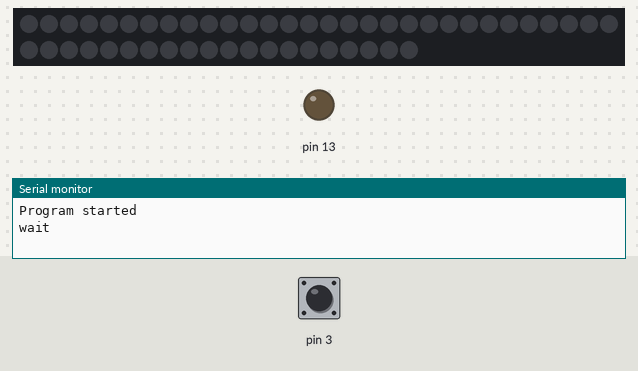
A sketch run on a simulated Arduino Uno, built with avr-gcc and run on an emulated ATmega328P. Shown: 50 RGB LEDs in strip order, left to right, continuing on the next row, output pins drawn as LEDs (lit = HIGH), the last lines printed to the serial monitor. The inputs (shaded band) are chosen by the test bench; at power-on: pin 3 LOW. Dim RGB values are drawn brighter than linear.

Above: at 1.2 s.
1.3 s: pin 3 driven HIGH
At 1.8 s:
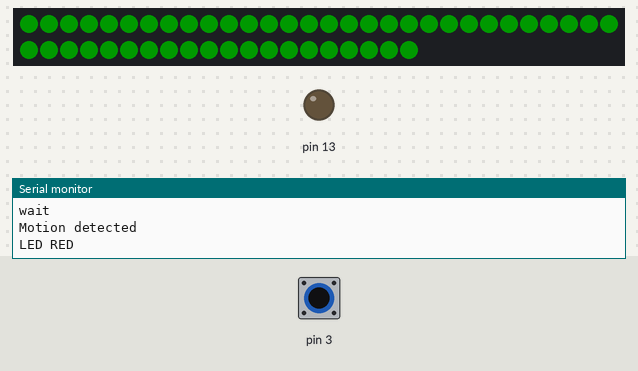
2.8 s: pin 3 pulsed LOW 2 times (0.12 s each, 0.3 s apart)
At 3.1 s:
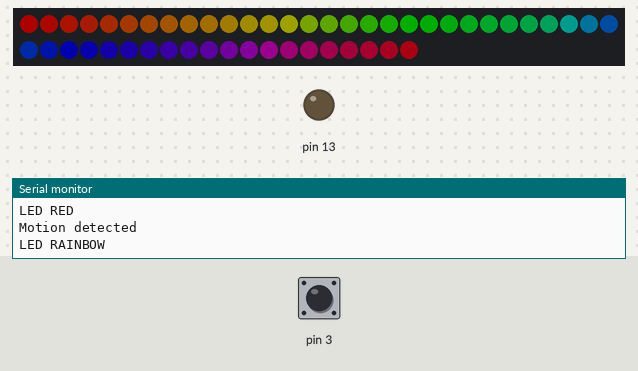
5.4 s: pin 3 pulsed LOW 5 times (0.12 s each, 0.3 s apart)
At 6.3 s:
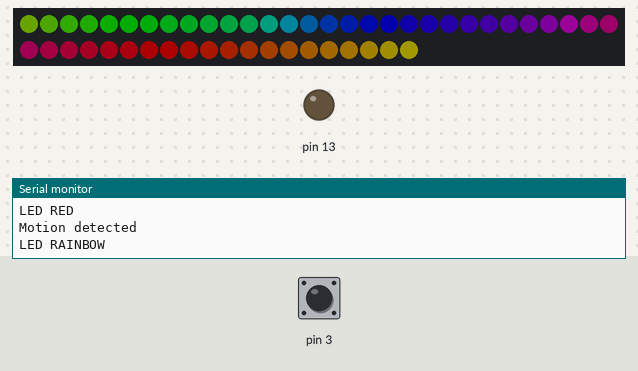
Timing chart, 0 to 8.4 s (numbered marks = the images above; inputs shaded):
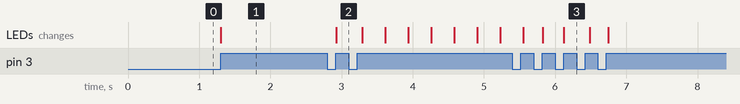

Measured:
- after the input at 1.3 s, the LEDs: change at once (image 1)
- after the input at 2.8 s, the LEDs: first change after 0.12 s (image 2 shows a later state)
- after the input at 5.4 s, the LEDs: first change after 0.15 s (image 3 shows a later state)

The sketch:

code.ino
```cpp
#include "FastLED.h" // загрузили библиотеку FastLed для управления адресными светодиодами

#define NUM_LEDS 50 // Тут указывается количество светодиодов в ленте
#define PIN 12 // PIN подключений к гирлянде (константа)
// unsigned long timing; // Переменная для хранения точки отсчета

CRGB leds[NUM_LEDS]; //сообщаем библиотеке количество пикселей(светодиодов)
byte baza = 0; //переменная byte для реализации одного из эффектов

bool wait = true; //переменная boolean для управления количеством сообщений
int ledcase = 0; //переменная для управления режимами 0-4

void setup() {
  Serial.begin(9600); //активируем серийный порт на скорости 9600
  FastLED.addLeds<WS2812, PIN, GRB>(leds, NUM_LEDS).setCorrection( TypicalLEDStrip ); //данные для управления гирляндой, используемые библиотекой fastled
  FastLED.setBrightness(50); // устанавливаем яркость светодиодов на гирлянде
  // pinMode(PIN_PIR, INPUT); //устанавливаем PIN датчика в положение чтения данных
  pinMode(PIN, OUTPUT); // устанавливаем PIN гирлянды в положение отправки данных
  pinMode(13, OUTPUT); // устанавливаем PIN 13 ардуино для визуализации срабатывания датчика (на 13 PIN подключен светодиод на плате Arduino)
  FastLED.clear(); //очищаем ленту
  FastLED.show(); //загружаем данные в ленту
  attachInterrupt(1, btnIsr, RISING); // вводим прерывание на 3м пине ардуино для считывания показателей датчика движения независимо от точки программы
  Serial.println("Program started"); //сообщаем в серийный порт, что программа запущена
}

void loop() { //основной цикл
  switch (ledcase) {//используем оператор выбора для переключения состояний гирлянды при обнаружении движения
    case 0:
      if (wait) { //используем условный оператор if чтобы сообщение было отправлено в серийный порт только 1 раз
        Serial.println("wait");
        wait = false; //изменяем значение переменной
      }
      break;
    case 1:
      if (wait == false){
        ledRed(); // запускаем функцию ленты - включить 1 цвет
        wait = true;
      }
      break; //обязательное условие оператора, а то не будет проверять остальные условия
    case 2:
      if (wait) {
        ledRainbow(); // запускаем функцию ленты - радуга
        wait = false;
      }
      break;
    case 3:
      if (wait == false){
        Serial.println("LED RUN");
        wait = true;
      }
      ledRun();
      // запускаем функцию ленты, включить 1 цвет// запускаем функцию ленты - бегущий огонь
      break;
    case 4:
      ledOff(); // запускаем функцию выключения ленты
      ledcase = 0;
      break;
  }
}

void ledOff() {//функция выключения гирлянды
  digitalWrite(13, 1); // включаем сигнальный светодиод на ардуино
  FastLED.clear(); //очищаем ленту
  FastLED.show(); //загружаем данные в ленту
  digitalWrite(13, 0); // выключаем диод на ардуино
  Serial.println("LED OFF");
}

void btnIsr() {
  Serial.println("Motion detected");
  if (ledcase < 5){
    ledcase++; // увеличиваем значение переменной ledcase на 1
    FastLED.clear(); //очищаем ленту
    FastLED.show();
  }
}

void ledRed() { // функции включения гирлянды
  FastLED.clear(); //очищаем ленту
  for (int i = 0; i < NUM_LEDS; i++) { /*для получения эффекта мы используем цикл FOR,
    который позволяет выполнять одинаковые действия определенное количество раз
    никак начинается с присвоения переменной значения 0 и при последующем проходе, каждый раз увеличивая переменную на 1(i+)
    пока не достигнет значения переменной NUM_LED*/
    leds[i] = CRGB::Green; // тут командуем, какой включить свет
  }
  Serial.println("LED RED");
  FastLED.show(); //загружаем данные в ленту
}

void ledRainbow() {
  for (int i = 0; i < NUM_LEDS; i++)
    leds[i] = CHSV(baza + i * 5, 255, 255);
  baza++;
  FastLED.show();
  delay(20);
  Serial.println("LED RAINBOW");
}

void ledRun() {
  fadeToBlackBy(leds, NUM_LEDS, 2);
  int pos = beatsin16(13, 0, NUM_LEDS - 1);
  leds[pos] += CHSV(baza++, 255, 192);
  FastLED.show();
  delay(30);
}
```
